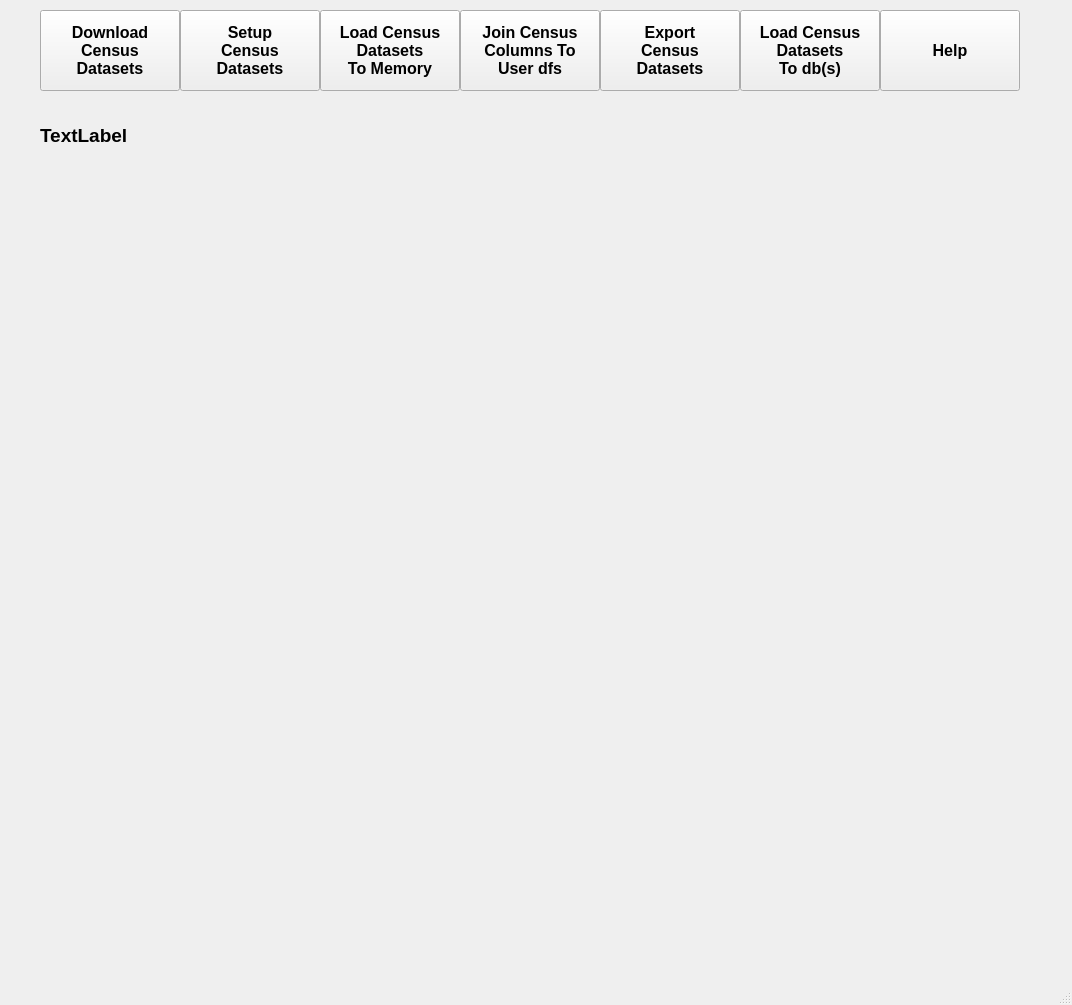
<?xml version="1.0" encoding="UTF-8"?>
<ui version="4.0">
 <class>MainWindow</class>
 <widget class="QMainWindow" name="MainWindow">
  <property name="geometry">
   <rect>
    <x>0</x>
    <y>0</y>
    <width>1072</width>
    <height>1005</height>
   </rect>
  </property>
  <property name="font">
   <font>
    <family>Arial</family>
    <pointsize>14</pointsize>
    <weight>75</weight>
    <bold>true</bold>
   </font>
  </property>
  <property name="windowTitle">
   <string>MainWindow</string>
  </property>
  <widget class="QWidget" name="centralwidget">
   <widget class="QPushButton" name="CensusDownloadDatasetsbutton">
    <property name="geometry">
     <rect>
      <x>40</x>
      <y>10</y>
      <width>140</width>
      <height>81</height>
     </rect>
    </property>
    <property name="font">
     <font>
      <family>Arial</family>
      <pointsize>12</pointsize>
      <weight>75</weight>
      <bold>true</bold>
     </font>
    </property>
    <property name="text">
     <string>Download
Census
Datasets</string>
    </property>
   </widget>
   <widget class="QPushButton" name="CensusSetupDatasetsbutton">
    <property name="geometry">
     <rect>
      <x>180</x>
      <y>10</y>
      <width>140</width>
      <height>81</height>
     </rect>
    </property>
    <property name="font">
     <font>
      <pointsize>12</pointsize>
      <weight>75</weight>
      <bold>true</bold>
     </font>
    </property>
    <property name="contextMenuPolicy">
     <enum>Qt::CustomContextMenu</enum>
    </property>
    <property name="text">
     <string>Setup
Census
Datasets</string>
    </property>
   </widget>
   <widget class="QPushButton" name="CensusLoadToMemorybutton">
    <property name="geometry">
     <rect>
      <x>320</x>
      <y>10</y>
      <width>140</width>
      <height>81</height>
     </rect>
    </property>
    <property name="font">
     <font>
      <pointsize>12</pointsize>
      <weight>75</weight>
      <bold>true</bold>
     </font>
    </property>
    <property name="focusPolicy">
     <enum>Qt::WheelFocus</enum>
    </property>
    <property name="text">
     <string>Load Census
Datasets
To Memory</string>
    </property>
   </widget>
   <widget class="QPushButton" name="CensusJoinToDfsbutton">
    <property name="geometry">
     <rect>
      <x>460</x>
      <y>10</y>
      <width>140</width>
      <height>81</height>
     </rect>
    </property>
    <property name="font">
     <font>
      <pointsize>12</pointsize>
      <weight>75</weight>
      <bold>true</bold>
     </font>
    </property>
    <property name="text">
     <string>Join Census
Columns To
User dfs</string>
    </property>
   </widget>
   <widget class="QPushButton" name="CensusExportbutton">
    <property name="geometry">
     <rect>
      <x>600</x>
      <y>10</y>
      <width>140</width>
      <height>81</height>
     </rect>
    </property>
    <property name="font">
     <font>
      <pointsize>12</pointsize>
      <weight>75</weight>
      <bold>true</bold>
     </font>
    </property>
    <property name="text">
     <string>Export
Census
Datasets</string>
    </property>
   </widget>
   <widget class="QPushButton" name="CensusLoadToDBbutton">
    <property name="geometry">
     <rect>
      <x>740</x>
      <y>10</y>
      <width>140</width>
      <height>81</height>
     </rect>
    </property>
    <property name="font">
     <font>
      <pointsize>12</pointsize>
      <weight>75</weight>
      <bold>true</bold>
     </font>
    </property>
    <property name="text">
     <string>Load Census
Datasets
To db(s)</string>
    </property>
   </widget>
   <widget class="QPushButton" name="CensusHelpbutton">
    <property name="geometry">
     <rect>
      <x>880</x>
      <y>10</y>
      <width>140</width>
      <height>81</height>
     </rect>
    </property>
    <property name="font">
     <font>
      <pointsize>12</pointsize>
      <weight>75</weight>
      <bold>true</bold>
     </font>
    </property>
    <property name="text">
     <string>Help</string>
    </property>
   </widget>
   <widget class="QLabel" name="Censussplash">
    <property name="geometry">
     <rect>
      <x>40</x>
      <y>110</y>
      <width>121</width>
      <height>51</height>
     </rect>
    </property>
    <property name="text">
     <string>TextLabel</string>
    </property>
   </widget>
   <widget class="QWidget" name="verticalLayoutWidget">
    <property name="geometry">
     <rect>
      <x>40</x>
      <y>180</y>
      <width>1001</width>
      <height>711</height>
     </rect>
    </property>
    <layout class="QVBoxLayout" name="dfcCensusMainLayout">
     <property name="sizeConstraint">
      <enum>QLayout::SetNoConstraint</enum>
     </property>
    </layout>
   </widget>
  </widget>
  <widget class="QStatusBar" name="statusbar"/>
 </widget>
 <resources/>
 <connections/>
</ui>
